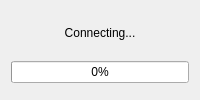
<?xml version="1.0" encoding="UTF-8"?>
<ui version="4.0">
 <class>UpdateDownloadDialog</class>
 <widget class="QDialog" name="UpdateDownloadDialog">
  <property name="windowTitle">
   <string>Updating Gambit Pairing</string>
  </property>
  <property name="modal">
   <bool>true</bool>
  </property>
  <layout class="QVBoxLayout" name="main_layout">
   <item>
    <widget class="QLabel" name="status_label">
     <property name="text">
      <string>Connecting...</string>
     </property>
     <property name="alignment">
      <set>Qt::AlignCenter</set>
     </property>
     <property name="wordWrap">
      <bool>true</bool>
     </property>
    </widget>
   </item>
   <item>
    <widget class="QProgressBar" name="progress_bar">
     <property name="value">
      <number>0</number>
     </property>
    </widget>
   </item>
   <item>
    <widget class="QDialogButtonBox" name="button_box"/>
   </item>
  </layout>
 </widget>
 <resources/>
 <connections/>
</ui>
